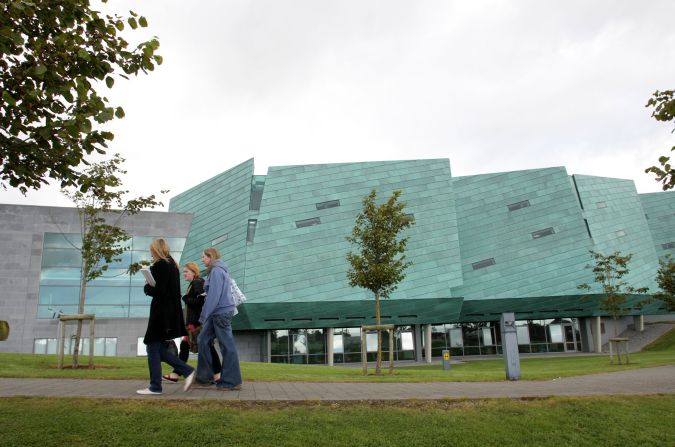
#> input picture Lab 8/ATU.jpg, 675 x 447 px
$ python lab8.py   (older library calls are emulated)
#> lines starting #> are read from the running program, lines starting #| are printed output that depends on the picture
import cv2
import numpy as np
from matplotlib import pyplot as plt

img = cv2.imread("ATU.jpg")
#> img is the input picture: shape (447, 675, 3); mean B, G, R 146.4, 158.5, 148.9

# Normal Grey Image
gray_image = cv2.cvtColor(img, cv2.COLOR_BGR2GRAY)
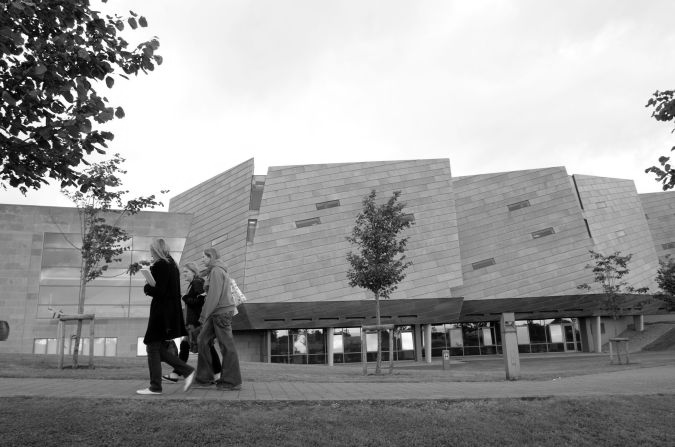
#> gray_image: shape (447, 675); min 0, max 255, mean 154.2
cv2.imwrite('./ATU_GRAY.jpg',gray_image)

nrows = 3
ncols = 3

# Grey image with intense blur effect
blurredGray = cv2.GaussianBlur(gray_image,(7,7),0)
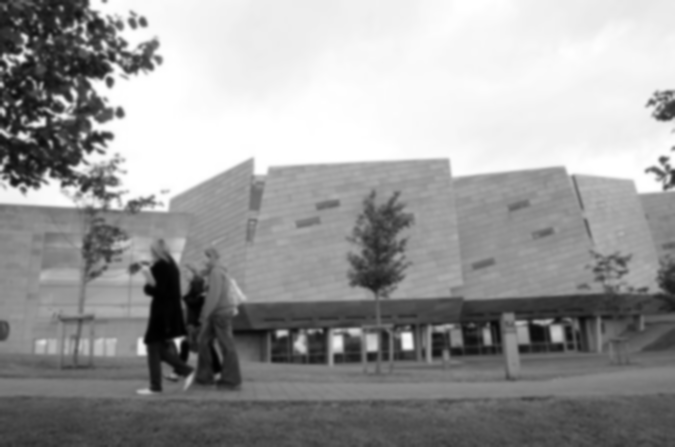
#> blurredGray: shape (447, 675); min 0, max 255, mean 154.2

# Sobel on X axis
sobelx = cv2.Sobel(blurredGray,cv2.CV_64F,1,0,ksize=5) # x dir
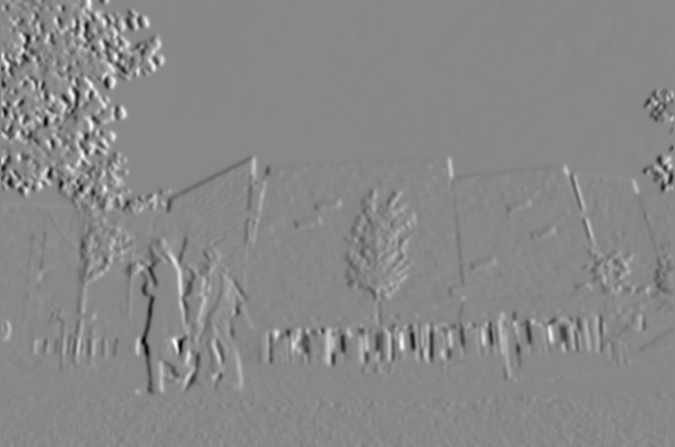
#> sobelx: shape (447, 675) float64; min -6447, max 5616, mean 6.8; drawn with min black and max white

# Sobel  on Y axis
sobely = cv2.Sobel(blurredGray,cv2.CV_64F,0,1,ksize=5) # y dir
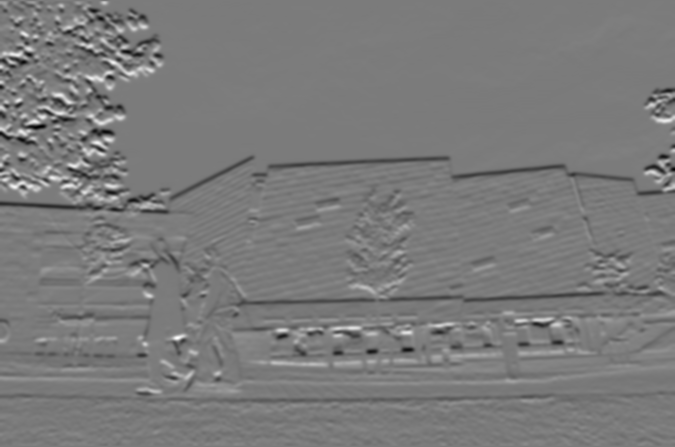
#> sobely: shape (447, 675) float64; min -6034, max 6394, mean -42.2; drawn with min black and max white

plt.subplot(nrows, ncols,1),plt.imshow(cv2.cvtColor(img,
cv2.COLOR_BGR2RGB), cmap = 'gray')
plt.title('Original'), plt.xticks([]), plt.yticks([])

plt.subplot(nrows, ncols,2),plt.imshow(gray_image, cmap = 'gray')
plt.title("GRAY SCALE"), plt.xticks([]), plt.yticks([])

plt.subplot(nrows, ncols,3),plt.imshow(blurredGray, cmap = 'gray')
plt.title('Original Blur'), plt.xticks([]), plt.yticks([])

plt.subplot(nrows, ncols,4),plt.imshow(cv2.GaussianBlur(gray_image,(13,13),4), cmap = 'gray')
plt.title("GRAY SCALE BLUR 13x13"), plt.xticks([]), plt.yticks([])

plt.subplot(nrows, ncols,5),plt.imshow(sobelx, cmap = 'gray')
plt.title('SOBEL X'), plt.xticks([]), plt.yticks([])

plt.subplot(nrows, ncols,6),plt.imshow(sobely, cmap = 'gray')
plt.title("SOBEL Y"), plt.xticks([]), plt.yticks([])


plt.show()
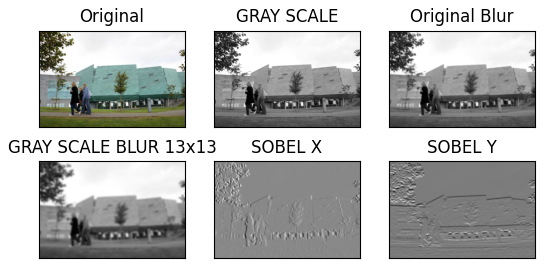
#> figure drawn by matplotlib, 6 panels
